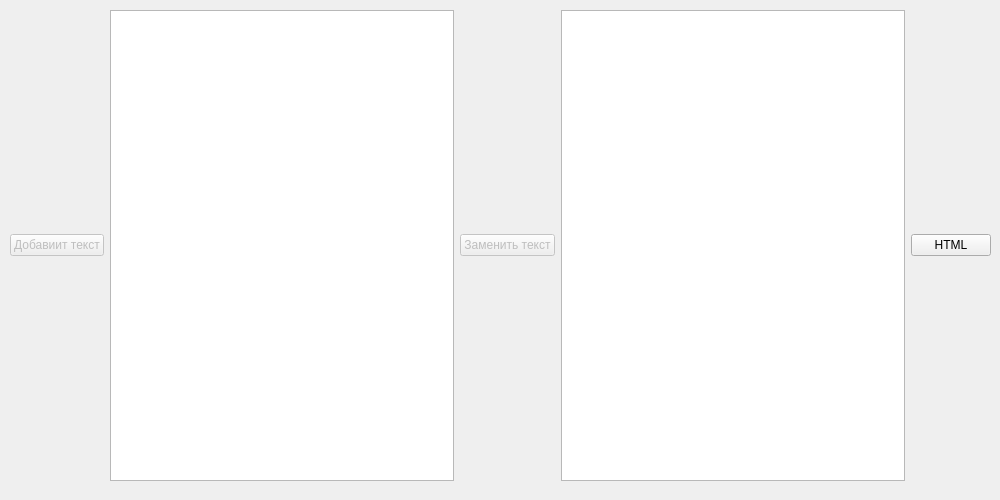
<?xml version="1.0" encoding="UTF-8"?>
<ui version="4.0">
 <class>worktext</class>
 <widget class="QDialog" name="worktext">
  <property name="geometry">
   <rect>
    <x>0</x>
    <y>0</y>
    <width>1000</width>
    <height>500</height>
   </rect>
  </property>
  <property name="minimumSize">
   <size>
    <width>1000</width>
    <height>500</height>
   </size>
  </property>
  <property name="maximumSize">
   <size>
    <width>1000</width>
    <height>500</height>
   </size>
  </property>
  <property name="windowTitle">
   <string>Dialog</string>
  </property>
  <widget class="QWidget" name="">
   <property name="geometry">
    <rect>
     <x>10</x>
     <y>10</y>
     <width>981</width>
     <height>471</height>
    </rect>
   </property>
   <layout class="QHBoxLayout" name="horizontalLayout">
    <item>
     <widget class="QPushButton" name="addButton">
      <property name="enabled">
       <bool>false</bool>
      </property>
      <property name="sizePolicy">
       <sizepolicy hsizetype="Maximum" vsizetype="Fixed">
        <horstretch>0</horstretch>
        <verstretch>0</verstretch>
       </sizepolicy>
      </property>
      <property name="text">
       <string>Добавиит текст</string>
      </property>
     </widget>
    </item>
    <item>
     <widget class="QPlainTextEdit" name="leftTE"/>
    </item>
    <item>
     <widget class="QPushButton" name="swapButton">
      <property name="enabled">
       <bool>false</bool>
      </property>
      <property name="text">
       <string>Заменить текст</string>
      </property>
     </widget>
    </item>
    <item>
     <widget class="QPlainTextEdit" name="rightTE"/>
    </item>
    <item>
     <widget class="QPushButton" name="htmlButton">
      <property name="text">
       <string>HTML</string>
      </property>
     </widget>
    </item>
   </layout>
  </widget>
 </widget>
 <resources/>
 <connections/>
</ui>
